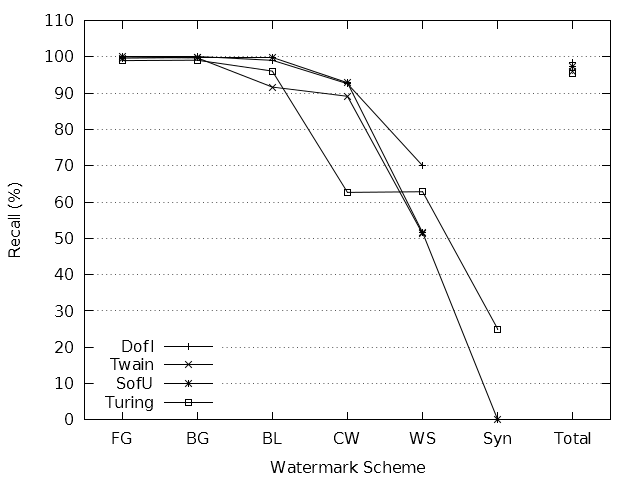

Write the gnuplot code that produced this figure.
terminal = "pngcairo"
output = "recall-all.png"

if (!exists("input")) input = "prc-all.dat"

set datafile missing "NaN"
stats input using 4 nooutput

if (!exists("fileCount")) {
	fileCount = STATS_blocks
}

if (!exists("schemeCount")) {
	schemeCount = (STATS_records + STATS_invalid) / STATS_blocks
}

if (exists("terminal")) {
	set terminal terminal mono solid
}
else {
	set terminal windows monochrome solid
}

if (exists("output")) set output output

#set title "Watermark Recall for Combined Schemes"
set style data linespoints
set key autotitle columnhead left bottom

set ylabel "Recall (%)"
set yrange [ 0 : 110 ]
set ytics 10
set grid ytics

set xlabel "Watermark Scheme"
set xrange [ -0.5 : schemeCount - 0.5 ]

plot for [ i = 1 : fileCount ] input using 4 : xticlabels(1) index i - 1
